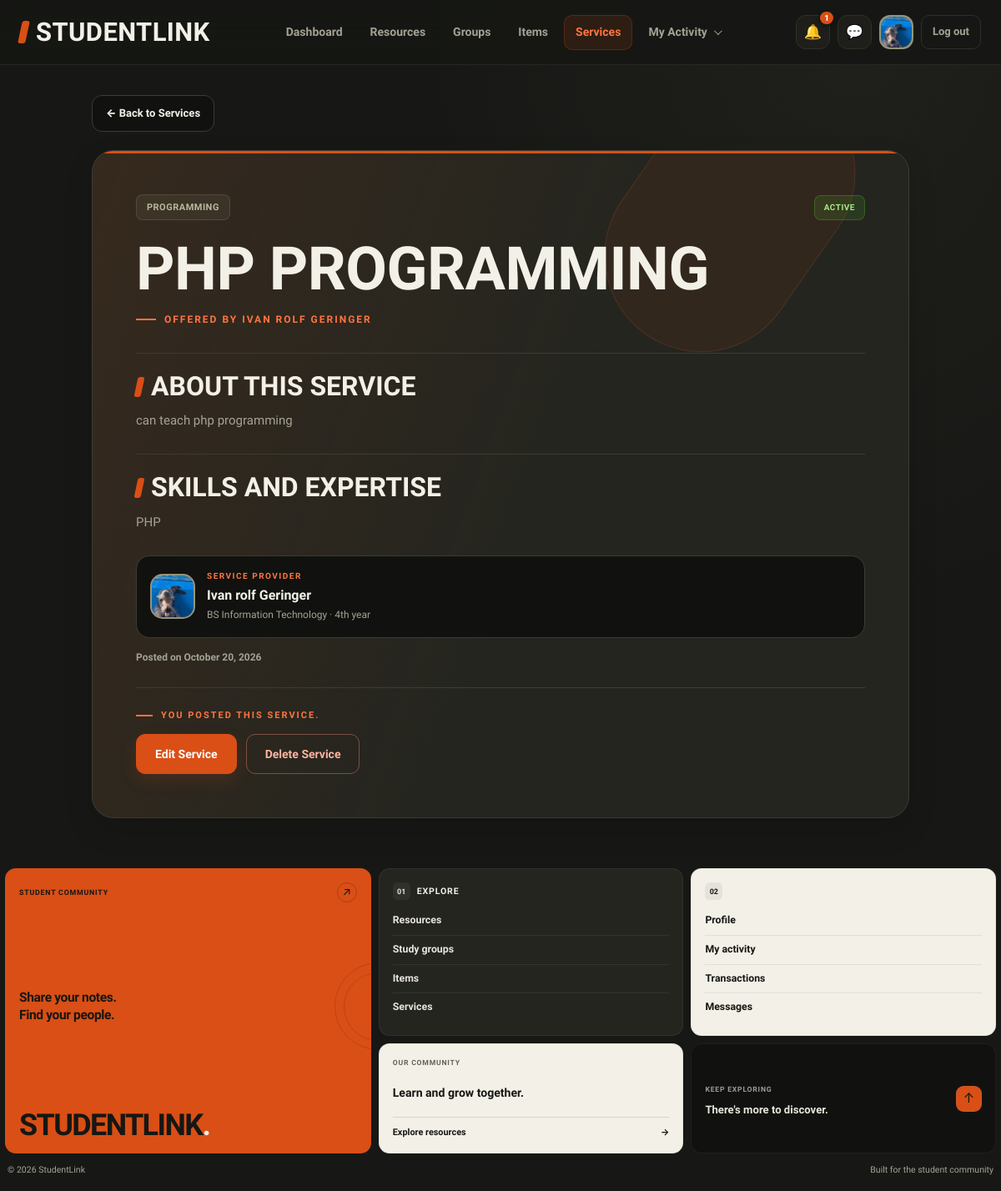
The page /service-view.php?id=2 (signed in) on the database its author committed.
### tables this page shows
CREATE TABLE `users` (
  `id` int(10) UNSIGNED NOT NULL,
  `full_name` varchar(100) NOT NULL,
  `email` varchar(150) NOT NULL,
  `password_hash` varchar(255) DEFAULT NULL,
  `google_id` varchar(64) DEFAULT NULL,
  `course` varchar(50) DEFAULT NULL,
  `year_level` varchar(20) DEFAULT NULL,
  `about` text DEFAULT NULL,
  `skills` varchar(255) DEFAULT NULL,
  `photo_path` varchar(255) DEFAULT NULL,
  `role` enum('student','admin') NOT NULL DEFAULT 'student',
  `status` enum('Active','Suspended') NOT NULL DEFAULT 'Active',
  `created_at` timestamp NOT NULL DEFAULT current_timestamp()
);

CREATE TABLE `services` (
  `id` int(10) UNSIGNED NOT NULL,
  `user_id` int(10) UNSIGNED NOT NULL,
  `category_id` int(10) UNSIGNED NOT NULL,
  `title` varchar(150) NOT NULL,
  `description` text NOT NULL,
  `skills` varchar(255) NOT NULL,
  `status` enum('Active','Removed') NOT NULL DEFAULT 'Active',
  `created_at` timestamp NOT NULL DEFAULT current_timestamp()
);

CREATE TABLE `categories` (
  `id` int(10) UNSIGNED NOT NULL,
  `kind` enum('item','service') NOT NULL,
  `name` varchar(80) NOT NULL
);

### includes/functions.php (called while the page is built, shortened)
<?php
function e($v) {
    return htmlspecialchars((string)$v, ENT_QUOTES, 'UTF-8');
}

### service-view.php (the view, shortened to what this page needs)
<?php
require_once __DIR__ . '/db_connect.php';
require_once __DIR__ . '/includes/functions.php';
$currentUserId = (int) ($_SESSION['user_id'] ?? 0);
$active = 'services';
$css = ['service-view'];
$serviceId = filter_input(INPUT_GET, 'id', FILTER_VALIDATE_INT);
$service = null;
$errorMessage = '';
if (!$serviceId || $serviceId < 1) {
    $errorMessage = 'Invalid service selected.';
} else {
    try {
        $sql = "
            SELECT
                s.id,
                s.user_id,
                s.category_id,
                s.title,
                s.description,
                s.skills,
                s.status,
                s.created_at,
                c.name AS category,
                u.full_name AS provider_name,
                u.course,
                u.year_level,
                u.photo_path AS provider_photo
            FROM services s
            INNER JOIN categories c
                ON c.id = s.category_id
            INNER JOIN users u
                ON u.id = s.user_id
            WHERE s.id = ?
              AND c.kind = 'service'
            LIMIT 1
        ";
        $stmt = $conn->prepare($sql);
        $stmt->bind_param('i', $serviceId);
        $stmt->execute();
        $service = $stmt->get_result()->fetch_assoc();
    } catch (Throwable $e) {
        error_log('Service view error: ' . $e->getMessage());
        $service = null;
        $errorMessage = 'Unable to load this service. Please try again.';
    }
}
$isOwner = (
    $service !== null &&
    $currentUserId > 0 &&
    $currentUserId === (int) $service['user_id']
);
require_once __DIR__ . '/includes/header.php';
?>
<main class="wrap service-view-page">
    <a class="back" href="services.php" aria-label="Back to services">
        &larr; Back to Services
    </a>
    <?php if ($errorMessage !== ''): ?>
        <section class="service-message">
            <h1>Service unavailable</h1>
            <p><?= e($errorMessage) ?></p>
            <a class="btn btn-primary" href="services.php">
                Browse Services
            </a>
        </section>
    <?php else: ?>
        <section class="service-detail-card">
            <div class="service-detail-content">
                <div class="service-detail-top">
                    <span class="service-category">
                        <?= e($service['category']) ?>
                    </span>
                    <span class="service-status <?= $service['status'] === 'Active' ? 'status-active' : 'status-removed' ?>">
                        <?= e($service['status']) ?>
                    </span>
                </div>
                <h1><?= e($service['title']) ?></h1>
                <p class="service-intro">
                    Offered by <?= e($service['provider_name']) ?>
                </p>
                <div class="service-description">
                    <h2>About this service</h2>
                    <?php if (!empty($service['description'])): ?>
                        <p><?= nl2br(e($service['description'])) ?></p>
                    <?php else: ?>
                        <p class="muted-text">
                            No description was provided.
                        </p>
                    <?php endif; ?>
                </div>
                <div class="service-skills">
                    <h2>Skills and expertise</h2>
                    <?php if (!empty($service['skills'])): ?>
                        <p><?= nl2br(e($service['skills'])) ?></p>
                    <?php else: ?>
                        <p class="muted-text">
                            No skills or expertise listed.
                        </p>
                    <?php endif; ?>
                </div>
                <div class="service-provider">
                    <div class="provider-avatar">
                        <?php if (!empty($service['provider_photo'])): ?>
                            <img
                                src="<?= e($service['provider_photo']) ?>"
                                alt="<?= e($service['provider_name']) ?>"
                            >
                        <?php else: ?>
                            <span>
                                <?= e(strtoupper(substr($service['provider_name'], 0, 1))) ?>
                            </span>
                        <?php endif; ?>
                    </div>
                    <div class="provider-info">
                        <span class="provider-label">Service provider</span>
                        <strong>
                            <?= e($service['provider_name']) ?>
                        </strong>
                        <?php
                        $providerDetails = array_filter([
                            $service['course'] ?? '',
                            $service['year_level'] ?? ''
                        ]);
                        ?>
                        <?php if (!empty($providerDetails)): ?>
                            <small>
                                <?= e(implode(' · ', $providerDetails)) ?>
                            </small>
                        <?php endif; ?>
                    </div>
                </div>
                <p class="service-date">
                    Posted on
                    <?= e(date('F j, Y', strtotime($service['created_at']))) ?>
                </p>
                <?php if ($isOwner): ?>
                    <div class="service-owner-panel">
                        <p class="owner-note">
                            You posted this service.
                        </p>
                        <?php if ($service['status'] === 'Active'): ?>
                            <div class="service-view-actions">
                                <a
                                    class="btn btn-primary"
                                    href="service-edit.php?id=<?= (int) $service['id'] ?>"
                                >
                                    Edit Service
                                </a>
                                <form
                                    action="service-delete.php"
                                    method="post"
                                    onsubmit="return confirm('Are you sure you want to remove this service?');"
                                >
                                    <button
                                        type="submit"
                                        class="btn btn-danger"
                                    >
                                        Delete Service
                                    </button>
                                </form>
                            </div>
                        <?php else: ?>
                            <p class="muted-text">
                                This service has been removed from the public listing.
                            </p>
                        <?php endif; ?>
                    </div>
                <?php endif; ?>
            </div>
        </section>
    <?php endif; ?>
</main>
<?php
require_once __DIR__ . '/includes/footer.php';
?>

### includes/header.php (shortened to what this page needs)
<?php
require_once __DIR__ . '/functions.php';
require_once __DIR__ . '/../db_connect.php';
$css = $css ?? [];
$active = $active ?? '';
$bare = $bare ?? false;
$headerName = $_SESSION['full_name']
    ?? $_SESSION['user']
    ?? 'Student';
$headerPhoto = '';
$unreadNotificationCount = 0;
if (!empty($_SESSION['user_id'])) {
    $headerUserId = (int) $_SESSION['user_id'];
    $photoStmt = $conn->prepare("
        SELECT full_name, photo_path
        FROM users
        WHERE id = ?
        LIMIT 1
    ");
    if ($photoStmt) {
        $photoStmt->bind_param('i', $headerUserId);
        $photoStmt->execute();
        $photoResult = $photoStmt->get_result();
        $headerUser = $photoResult->fetch_assoc();
        if ($headerUser) {
            $headerName = $headerUser['full_name'] ?: $headerName;
            if (!empty($headerUser['photo_path'])) {
                $headerPhoto = $headerUser['photo_path'];
            }
        }
    }
    $notificationStmt = $conn->prepare("
        SELECT COUNT(*) AS unread_count
        FROM notifications
        WHERE user_id = ?
        AND is_read = 0
    ");
    if ($notificationStmt) {
        $notificationStmt->bind_param('i', $headerUserId);
        $notificationStmt->execute();
        $notificationResult = $notificationStmt->get_result();
        $notificationRow = $notificationResult->fetch_assoc();
        $unreadNotificationCount = (int) (
            $notificationRow['unread_count'] ?? 0
        );
    }
}
?>
<!DOCTYPE html>
<html lang="en">
<head>
    <?php foreach ($css as $stylesheet): ?>
        <link
            rel="stylesheet"
            href="css/<?= e($stylesheet) ?>.css"
        >
    <?php endforeach; ?>
</head>
<body>
<?php if (!$bare): ?>
<nav class="nav" aria-label="Main navigation">
    <a class="logo" href="dashboard.php">StudentLink</a>
    <div class="nav-links">
        <?php
        $navigation = [
            'dashboard' => 'Dashboard',
            'resources' => 'Resources',
            'groups'    => 'Groups',
            'items'     => 'Items',
            'services'  => 'Services'
        ];
        foreach ($navigation as $key => $label):
        ?>
            <a
                href="<?= e($key) ?>.php"
                <?= $active === $key ? 'aria-current="page"' : '' ?>
            >
                <?= e($label) ?>
            </a>
        <?php endforeach; ?>
        <div class="activity-menu" id="activity-menu">
            <button
                type="button"
                class="activity-trigger <?= in_array($active, ['activity', 'transactions'], true) ? 'menu-active' : '' ?>"
                id="activity-menu-button"
                aria-expanded="false"
                aria-controls="activity-dropdown"
            >
                My Activity
                <span class="activity-chevron" aria-hidden="true"></span>
            </button>
        </div>
    </div>
    <div class="nav-tools">
        <a
            class="icon-btn notification-link"
            href="notifications.php"
            aria-label="<?= $unreadNotificationCount > 0
                ? 'Notifications, ' . $unreadNotificationCount . ' unread'
                : 'Notifications' ?>"
            title="Notifications"
            <?= $active === 'notifications' ? 'aria-current="page"' : '' ?>
        >
            &#128276;
            <?php if ($unreadNotificationCount > 0): ?>
                <span class="notification-badge">
                    <?= $unreadNotificationCount > 99
                        ? '99+'
                        : $unreadNotificationCount ?>
                </span>
            <?php endif; ?>
        </a>
        <a
            class="icon-btn"
            href="messages.php"
            aria-label="Messages"
            title="Messages"
            <?= $active === 'messages' ? 'aria-current="page"' : '' ?>
        >
            &#128172;
        </a>
        <a
            class="avatar"
            href="profile.php"
            aria-label="Your profile"
            title="<?= e($headerName) ?>"
        >
            <?php if ($headerPhoto !== ''): ?>
                <img
                    src="<?= e($headerPhoto) ?>"
                    alt="Your profile photo"
                >
            <?php else: ?>
                <?= e(initials($headerName)) ?>
            <?php endif; ?>
        </a>
        <a class="logout" href="logout.php">Log out</a>
    </div>
</nav>
<?php endif; ?>
</body>
</html>

### rows shown on the page
users: photo_path (picture)
services: category.name "PROGRAMMING", status "ACTIVE", title "PHP PROGRAMMING", user.full_name "IVAN ROLF GERINGER", description "can teach php programming", skills "PHP", user.photo_path (picture), user.full_name "Ivan rolf Geringer", user.year_level "BS Information Technology · 4th year", created_at "October 20, 2026"

### other values the page prints
$label "Dashboard"
$label "Resources"
$label "Groups"
$label "Items"
$label "Services"
$unreadNotificationCount "1"
